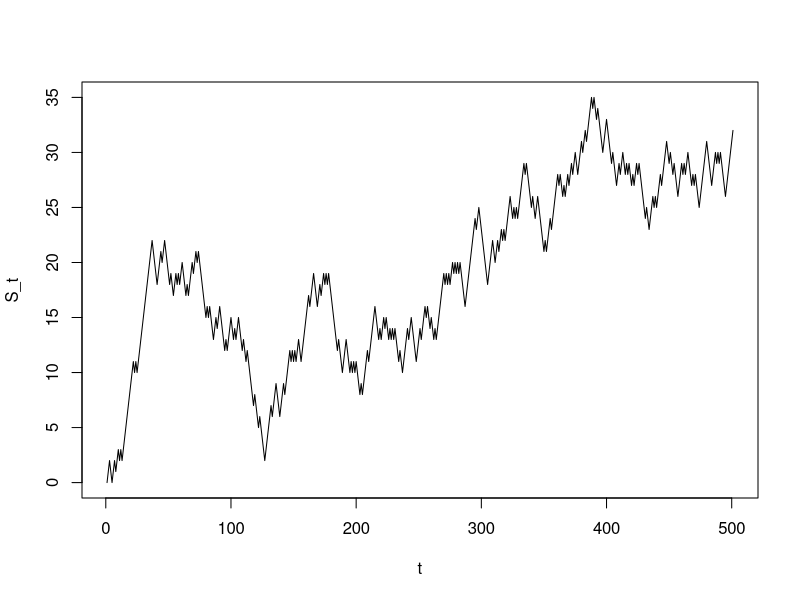
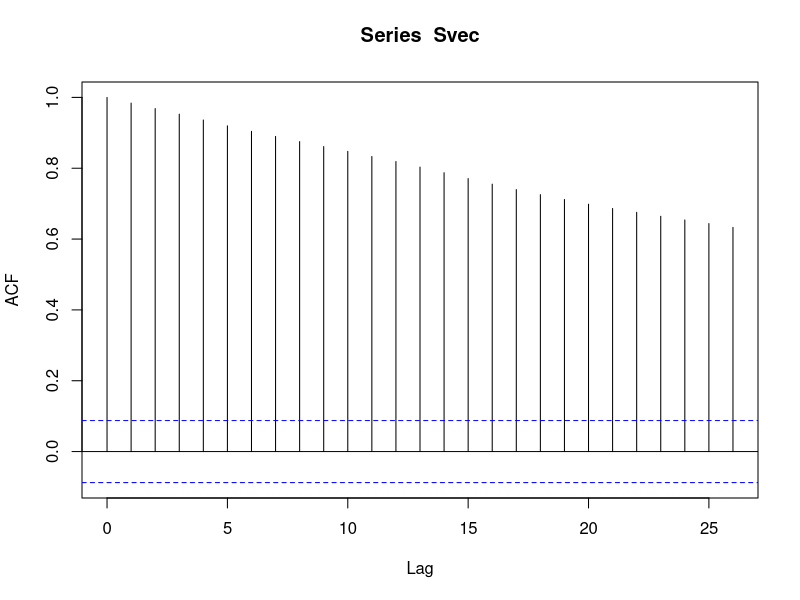
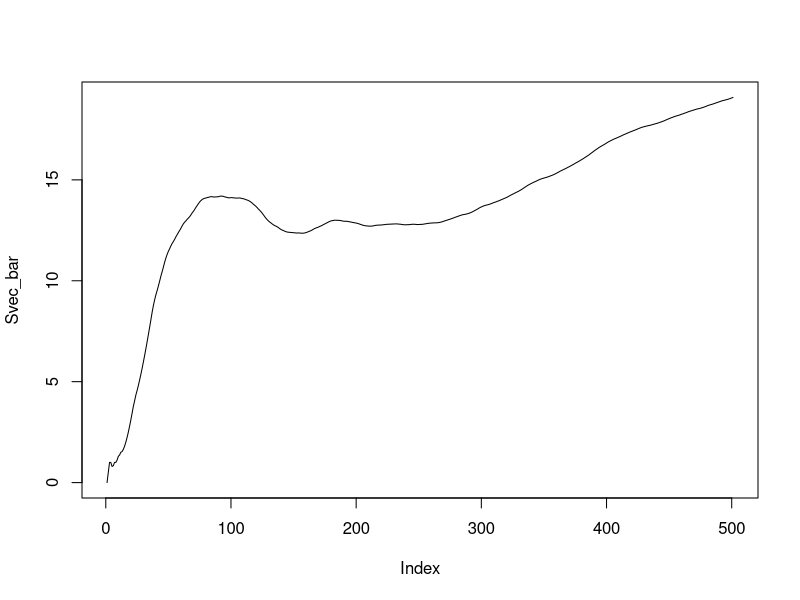
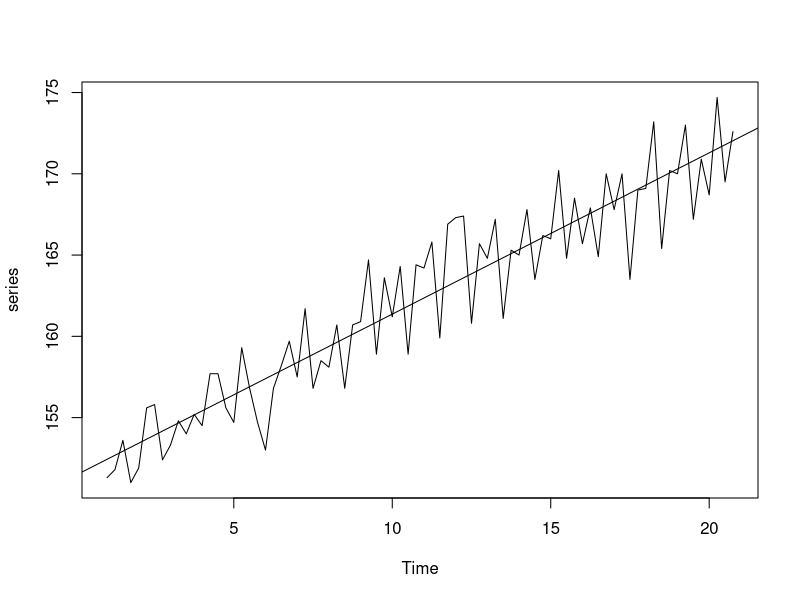
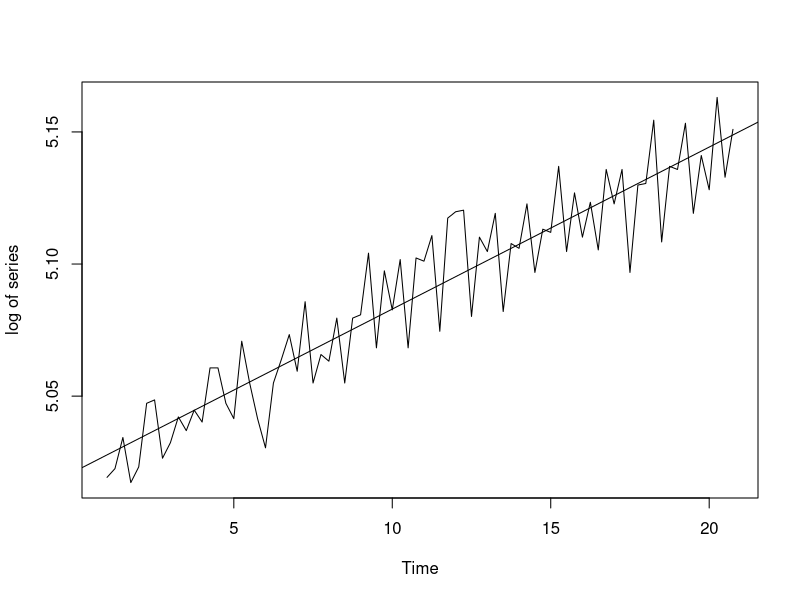
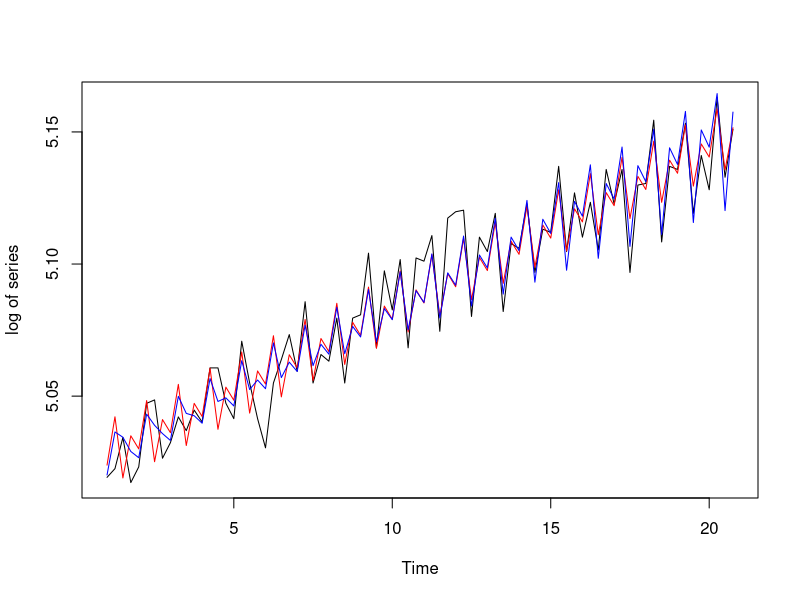
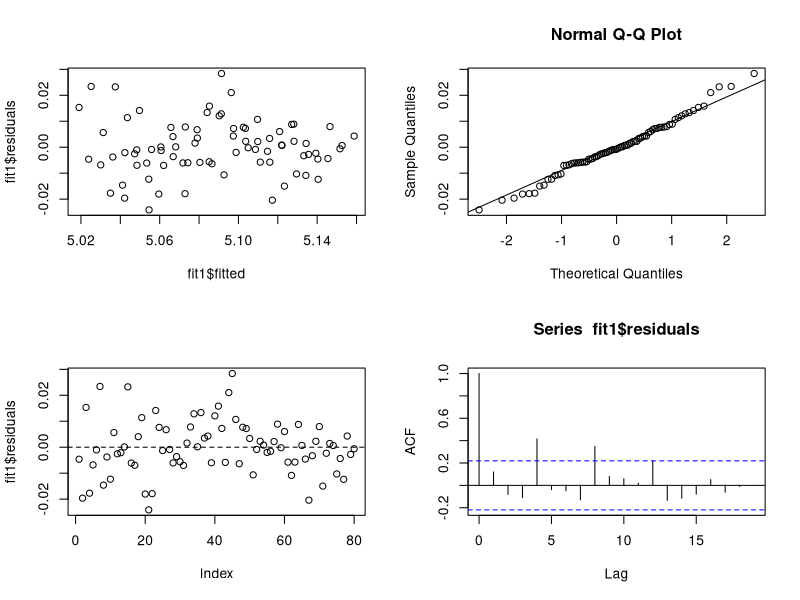
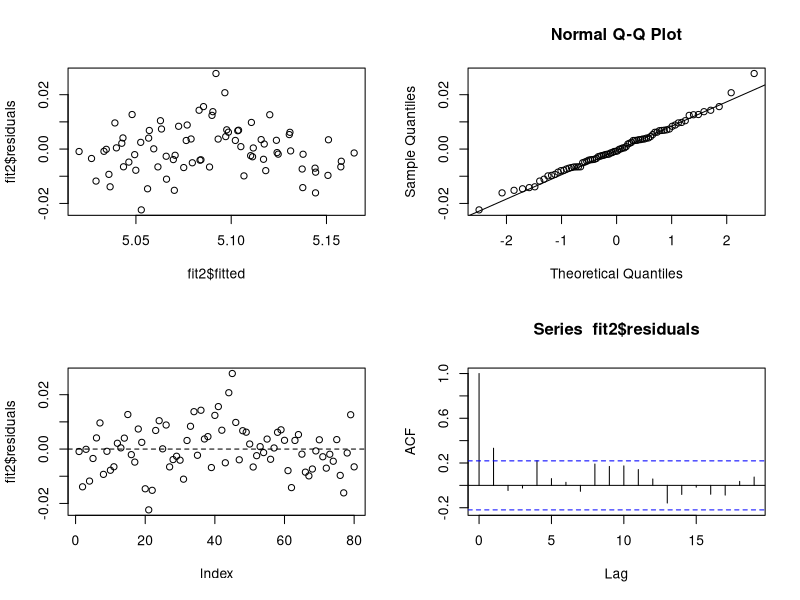

Generate these figures, in order, with R:
## ---- chunk 1
knitr::opts_chunk$set(echo = TRUE)
data <- read.table("TotalSales-2.txt",header = T)
series <- ts(data,frequency = 4)
library(dplyr)
## ---- chunk 2
set.seed(536.1)
# initialize X
sample(c(-1,1),size = 500,prob = c(.5,.5),replace = T) -> X
# initialize Svec 
Svec = cumsum(c(0,X))
# make graphics
plot.ts(Svec,type = "l",ylab = "S_t", xlab = "t")
acf(Svec)
## ---- chunk 3
# running means
Svec_bar = Svec
for(i in 1:501){
  mean(Svec[1:i]) -> Svec_bar[i]
}
# plot running means
plot(Svec_bar,type = 'l')
## ---- chunk 4
plot.ts(series,type = 'l',ylab = "series")
abline(lm(series ~ time(series),data = data))
plot.ts(log(series),type = "l",ylab="log of series")
abline(lm(log(series) ~ time(series),data = data))
## ---- chunk 5
#define a t and cycle
t = time(series)
cyc = as.factor(cycle(series))
## ---- chunk 6
# test two regressions 
fit1 <- lm(log(series) ~ cyc + t)
fit2 = lm(log(series) ~ (cyc*t)^3 + cyc*t+ cyc)
plot.ts(log(series),type = "l",ylab="log of series")
points(t,predict.lm(fit1),type = "l", col = "red" )
points(t,predict.lm(fit2),type = "l", col = "blue" )

## ---- chunk 7
# diagnostics for fit 1
par(mfrow=c(2,2)) # Dividing the plotting page into 4 panels
plot(fit1$fitted, fit1$residuals) # plot of fitted values vs residuals 
qqnorm(fit1$residuals) #qq-plot of residuals
qqline(fit1$residuals) # plotting the line, along which the dots in qq-plot should lie 
plot(fit1$residuals) # plotting the residuals vs time
abline(h=0,lty=2) # plotting a horizontal line at 0
acf(fit1$residuals) #sample acf plot of residuals

# diagnostics for fit 1
par(mfrow=c(2,2)) # Dividing the plotting page into 4 panels
plot(fit2$fitted, fit2$residuals) # plot of fitted values vs residuals 
qqnorm(fit2$residuals) #qq-plot of residuals
qqline(fit2$residuals) # plotting the line, along which the dots in qq-plot should lie 
plot(fit2$residuals) # plotting the residuals vs time
abline(h=0,lty=2) # plotting a horizontal line at 0
acf(fit2$residuals) #sample acf plot of residuals
## ---- chunk 8
# get MSE for both
MSE <- function(fit,yhat){
  y <- predict.lm(fit)
  dif <- abs(y - yhat)
  mse <- (1/length(y)) * sum(dif^2)
  return(mse)
}

# get AIC/BIC for both models
ABIC <- function(fit){
  n <- length(predict.lm(fit))
  k <- length(fit$coefficients) - 1
  L <- as.numeric(logLik(fit))
  a <- 2*k - log(L)*2
  b <- k*log(n) - 2*log(L)
  return(list(AIC = a, BIC = b))
}
## ---- chunk 9
sprintf("first model's MSE is %f while the second model has an MSE of %f",MSE(fit1,series),MSE(fit2,series))
sprintf("first model AIC is %f while BIC is %f", ABIC(fit1)$AIC, ABIC(fit1)$BIC)
sprintf("second model AIC is %f while BIC is %f", ABIC(fit2)$AIC, ABIC(fit2)$BIC)
